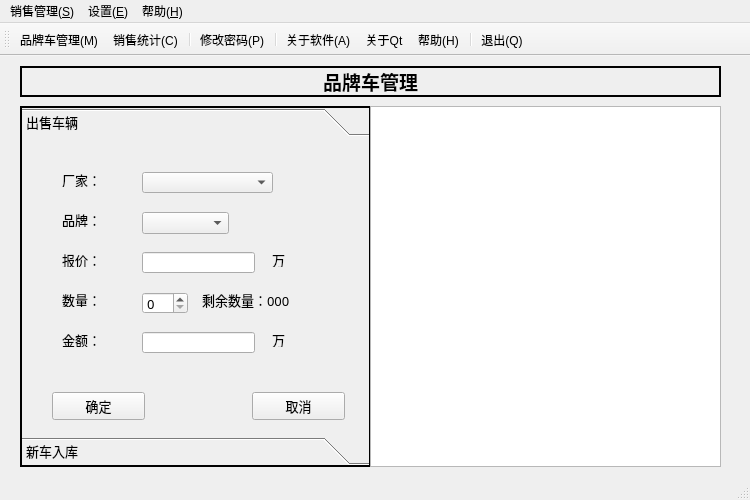
<?xml version="1.0" encoding="UTF-8"?>
<ui version="4.0">
 <class>CSMSClass</class>
 <widget class="QMainWindow" name="CSMSClass">
  <property name="geometry">
   <rect>
    <x>0</x>
    <y>0</y>
    <width>750</width>
    <height>500</height>
   </rect>
  </property>
  <property name="windowTitle">
   <string>CSMS</string>
  </property>
  <property name="windowIcon">
   <iconset>
    <normaloff>res/icon .ico</normaloff>res/icon .ico</iconset>
  </property>
  <property name="styleSheet">
   <string notr="true"/>
  </property>
  <widget class="QWidget" name="centralWidget">
   <widget class="QStackedWidget" name="stackedWidget">
    <property name="geometry">
     <rect>
      <x>10</x>
      <y>0</y>
      <width>721</width>
      <height>431</height>
     </rect>
    </property>
    <property name="font">
     <font>
      <weight>75</weight>
      <bold>true</bold>
     </font>
    </property>
    <property name="styleSheet">
     <string notr="true"/>
    </property>
    <property name="currentIndex">
     <number>0</number>
    </property>
    <widget class="QWidget" name="managePage">
     <widget class="QLabel" name="label">
      <property name="geometry">
       <rect>
        <x>10</x>
        <y>10</y>
        <width>701</width>
        <height>31</height>
       </rect>
      </property>
      <property name="font">
       <font>
        <family>宋体</family>
        <pointsize>14</pointsize>
        <weight>75</weight>
        <bold>true</bold>
       </font>
      </property>
      <property name="styleSheet">
       <string notr="true">background-image: url(:/new/prefix1/res/back09.jpg);</string>
      </property>
      <property name="frameShape">
       <enum>QFrame::WinPanel</enum>
      </property>
      <property name="text">
       <string>品牌车管理</string>
      </property>
      <property name="alignment">
       <set>Qt::AlignCenter</set>
      </property>
     </widget>
     <widget class="QToolBox" name="toolBox">
      <property name="geometry">
       <rect>
        <x>10</x>
        <y>50</y>
        <width>351</width>
        <height>361</height>
       </rect>
      </property>
      <property name="font">
       <font>
        <family>黑体</family>
        <pointsize>10</pointsize>
        <weight>50</weight>
        <bold>false</bold>
       </font>
      </property>
      <property name="styleSheet">
       <string notr="true">background-image: url(:/new/prefix1/res/back12.jpg);</string>
      </property>
      <property name="frameShape">
       <enum>QFrame::WinPanel</enum>
      </property>
      <property name="currentIndex">
       <number>0</number>
      </property>
      <widget class="QWidget" name="page">
       <property name="geometry">
        <rect>
         <x>0</x>
         <y>0</y>
         <width>347</width>
         <height>293</height>
        </rect>
       </property>
       <attribute name="label">
        <string>出售车辆</string>
       </attribute>
       <widget class="QLabel" name="label_2">
        <property name="geometry">
         <rect>
          <x>40</x>
          <y>30</y>
          <width>72</width>
          <height>15</height>
         </rect>
        </property>
        <property name="text">
         <string>厂家：</string>
        </property>
       </widget>
       <widget class="QLabel" name="label_3">
        <property name="geometry">
         <rect>
          <x>40</x>
          <y>70</y>
          <width>72</width>
          <height>15</height>
         </rect>
        </property>
        <property name="text">
         <string>品牌：</string>
        </property>
       </widget>
       <widget class="QLabel" name="label_4">
        <property name="geometry">
         <rect>
          <x>40</x>
          <y>110</y>
          <width>72</width>
          <height>15</height>
         </rect>
        </property>
        <property name="text">
         <string>报价：</string>
        </property>
       </widget>
       <widget class="QLabel" name="label_5">
        <property name="geometry">
         <rect>
          <x>40</x>
          <y>150</y>
          <width>72</width>
          <height>15</height>
         </rect>
        </property>
        <property name="text">
         <string>数量：</string>
        </property>
       </widget>
       <widget class="QLabel" name="label_6">
        <property name="geometry">
         <rect>
          <x>40</x>
          <y>190</y>
          <width>72</width>
          <height>15</height>
         </rect>
        </property>
        <property name="text">
         <string>金额：</string>
        </property>
       </widget>
       <widget class="QComboBox" name="sellFactoryComboBox">
        <property name="geometry">
         <rect>
          <x>120</x>
          <y>30</y>
          <width>131</width>
          <height>21</height>
         </rect>
        </property>
       </widget>
       <widget class="QComboBox" name="sellBrandComboBox">
        <property name="geometry">
         <rect>
          <x>120</x>
          <y>70</y>
          <width>87</width>
          <height>22</height>
         </rect>
        </property>
       </widget>
       <widget class="QLineEdit" name="sellPriceLineEdit">
        <property name="geometry">
         <rect>
          <x>120</x>
          <y>110</y>
          <width>113</width>
          <height>21</height>
         </rect>
        </property>
       </widget>
       <widget class="QSpinBox" name="sellNumSpinBox">
        <property name="geometry">
         <rect>
          <x>120</x>
          <y>150</y>
          <width>46</width>
          <height>22</height>
         </rect>
        </property>
       </widget>
       <widget class="QLineEdit" name="sellSumLineEdit">
        <property name="geometry">
         <rect>
          <x>120</x>
          <y>190</y>
          <width>113</width>
          <height>21</height>
         </rect>
        </property>
       </widget>
       <widget class="QLabel" name="label_7">
        <property name="geometry">
         <rect>
          <x>250</x>
          <y>110</y>
          <width>72</width>
          <height>15</height>
         </rect>
        </property>
        <property name="text">
         <string>万</string>
        </property>
       </widget>
       <widget class="QLabel" name="sellLastNumLabel">
        <property name="geometry">
         <rect>
          <x>180</x>
          <y>150</y>
          <width>131</width>
          <height>16</height>
         </rect>
        </property>
        <property name="text">
         <string>剩余数量：000</string>
        </property>
       </widget>
       <widget class="QLabel" name="label_9">
        <property name="geometry">
         <rect>
          <x>250</x>
          <y>190</y>
          <width>72</width>
          <height>15</height>
         </rect>
        </property>
        <property name="text">
         <string>万</string>
        </property>
       </widget>
       <widget class="QPushButton" name="sellOkBtn">
        <property name="geometry">
         <rect>
          <x>30</x>
          <y>250</y>
          <width>93</width>
          <height>28</height>
         </rect>
        </property>
        <property name="text">
         <string>确定</string>
        </property>
       </widget>
       <widget class="QPushButton" name="sellCancelBtn">
        <property name="geometry">
         <rect>
          <x>230</x>
          <y>250</y>
          <width>93</width>
          <height>28</height>
         </rect>
        </property>
        <property name="text">
         <string>取消</string>
        </property>
       </widget>
      </widget>
      <widget class="QWidget" name="page_3">
       <property name="geometry">
        <rect>
         <x>0</x>
         <y>0</y>
         <width>347</width>
         <height>293</height>
        </rect>
       </property>
       <attribute name="label">
        <string>新车入库</string>
       </attribute>
       <widget class="QLabel" name="label_10">
        <property name="geometry">
         <rect>
          <x>30</x>
          <y>30</y>
          <width>72</width>
          <height>15</height>
         </rect>
        </property>
        <property name="text">
         <string>厂家：</string>
        </property>
       </widget>
       <widget class="QLabel" name="label_11">
        <property name="geometry">
         <rect>
          <x>30</x>
          <y>90</y>
          <width>72</width>
          <height>15</height>
         </rect>
        </property>
        <property name="text">
         <string>品牌：</string>
        </property>
       </widget>
       <widget class="QLabel" name="label_12">
        <property name="geometry">
         <rect>
          <x>30</x>
          <y>150</y>
          <width>72</width>
          <height>15</height>
         </rect>
        </property>
        <property name="text">
         <string>数量：</string>
        </property>
       </widget>
       <widget class="QSpinBox" name="inNumSpinBox">
        <property name="geometry">
         <rect>
          <x>130</x>
          <y>150</y>
          <width>46</width>
          <height>22</height>
         </rect>
        </property>
       </widget>
       <widget class="QPushButton" name="addBtn">
        <property name="geometry">
         <rect>
          <x>30</x>
          <y>220</y>
          <width>93</width>
          <height>28</height>
         </rect>
        </property>
        <property name="text">
         <string>添加</string>
        </property>
       </widget>
       <widget class="QPushButton" name="cancleBtn2">
        <property name="geometry">
         <rect>
          <x>190</x>
          <y>220</y>
          <width>93</width>
          <height>28</height>
         </rect>
        </property>
        <property name="text">
         <string>取消</string>
        </property>
       </widget>
       <widget class="QComboBox" name="inFactoryComboBox">
        <property name="geometry">
         <rect>
          <x>130</x>
          <y>30</y>
          <width>121</width>
          <height>21</height>
         </rect>
        </property>
       </widget>
       <widget class="QComboBox" name="inBrandComboBox">
        <property name="geometry">
         <rect>
          <x>130</x>
          <y>90</y>
          <width>87</width>
          <height>22</height>
         </rect>
        </property>
       </widget>
      </widget>
     </widget>
     <widget class="QListWidget" name="dailyList">
      <property name="geometry">
       <rect>
        <x>360</x>
        <y>50</y>
        <width>351</width>
        <height>361</height>
       </rect>
      </property>
     </widget>
    </widget>
    <widget class="QWidget" name="chartPage">
     <widget class="QPushButton" name="updateBtn">
      <property name="geometry">
       <rect>
        <x>200</x>
        <y>50</y>
        <width>101</width>
        <height>28</height>
       </rect>
      </property>
      <property name="text">
       <string>更新显示</string>
      </property>
     </widget>
     <widget class="QComboBox" name="factoryComboBox">
      <property name="geometry">
       <rect>
        <x>20</x>
        <y>50</y>
        <width>161</width>
        <height>21</height>
       </rect>
      </property>
     </widget>
     <widget class="QLabel" name="label_8">
      <property name="geometry">
       <rect>
        <x>0</x>
        <y>10</y>
        <width>711</width>
        <height>31</height>
       </rect>
      </property>
      <property name="font">
       <font>
        <family>宋体</family>
        <pointsize>14</pointsize>
        <weight>75</weight>
        <bold>true</bold>
       </font>
      </property>
      <property name="styleSheet">
       <string notr="true">background-image: url(:/new/prefix1/res/back10.jpg);</string>
      </property>
      <property name="frameShape">
       <enum>QFrame::StyledPanel</enum>
      </property>
      <property name="text">
       <string>销售统计</string>
      </property>
      <property name="alignment">
       <set>Qt::AlignCenter</set>
      </property>
     </widget>
    </widget>
   </widget>
  </widget>
  <widget class="QMenuBar" name="menuBar">
   <property name="geometry">
    <rect>
     <x>0</x>
     <y>0</y>
     <width>750</width>
     <height>26</height>
    </rect>
   </property>
   <widget class="QMenu" name="menu_S">
    <property name="title">
     <string>销售管理(&amp;S)</string>
    </property>
    <addaction name="manageAction"/>
    <addaction name="chartAction"/>
    <addaction name="separator"/>
    <addaction name="quitAction"/>
   </widget>
   <widget class="QMenu" name="menu_C">
    <property name="title">
     <string>设置(&amp;E)</string>
    </property>
    <addaction name="changePasswordAction"/>
    <addaction name="separator"/>
   </widget>
   <widget class="QMenu" name="menu_a">
    <property name="title">
     <string>帮助(&amp;H)</string>
    </property>
    <addaction name="aboutQtAction"/>
    <addaction name="aboutSoftwareAction"/>
    <addaction name="separator"/>
    <addaction name="helpAction"/>
   </widget>
   <addaction name="menu_S"/>
   <addaction name="menu_C"/>
   <addaction name="menu_a"/>
  </widget>
  <widget class="QToolBar" name="mainToolBar">
   <attribute name="toolBarArea">
    <enum>TopToolBarArea</enum>
   </attribute>
   <attribute name="toolBarBreak">
    <bool>false</bool>
   </attribute>
   <addaction name="manageAction"/>
   <addaction name="chartAction"/>
   <addaction name="separator"/>
   <addaction name="changePasswordAction"/>
   <addaction name="separator"/>
   <addaction name="aboutSoftwareAction"/>
   <addaction name="aboutQtAction"/>
   <addaction name="helpAction"/>
   <addaction name="separator"/>
   <addaction name="quitAction"/>
  </widget>
  <widget class="QStatusBar" name="statusBar"/>
  <action name="manageAction">
   <property name="icon">
    <iconset resource="csms.qrc">
     <normaloff>:/new/prefix1/res/edit.png</normaloff>:/new/prefix1/res/edit.png</iconset>
   </property>
   <property name="text">
    <string>品牌车管理(&amp;M)</string>
   </property>
  </action>
  <action name="chartAction">
   <property name="icon">
    <iconset resource="csms.qrc">
     <normaloff>:/new/prefix1/res/chart.png</normaloff>:/new/prefix1/res/chart.png</iconset>
   </property>
   <property name="text">
    <string>销售统计(&amp;C)</string>
   </property>
  </action>
  <action name="quitAction">
   <property name="icon">
    <iconset resource="csms.qrc">
     <normaloff>:/new/prefix1/res/switch.png</normaloff>:/new/prefix1/res/switch.png</iconset>
   </property>
   <property name="text">
    <string>退出(&amp;Q)</string>
   </property>
  </action>
  <action name="changePasswordAction">
   <property name="icon">
    <iconset resource="csms.qrc">
     <normaloff>:/new/prefix1/res/changepass.png</normaloff>:/new/prefix1/res/changepass.png</iconset>
   </property>
   <property name="text">
    <string>修改密码(&amp;P)</string>
   </property>
  </action>
  <action name="aboutQtAction">
   <property name="icon">
    <iconset resource="csms.qrc">
     <normaloff>:/new/prefix1/res/Qt.png</normaloff>:/new/prefix1/res/Qt.png</iconset>
   </property>
   <property name="text">
    <string>关于Qt</string>
   </property>
  </action>
  <action name="aboutSoftwareAction">
   <property name="icon">
    <iconset resource="csms.qrc">
     <normaloff>:/new/prefix1/res/icon .ico</normaloff>:/new/prefix1/res/icon .ico</iconset>
   </property>
   <property name="text">
    <string>关于软件(&amp;A)</string>
   </property>
  </action>
  <action name="helpAction">
   <property name="icon">
    <iconset resource="csms.qrc">
     <normaloff>:/new/prefix1/res/help.png</normaloff>:/new/prefix1/res/help.png</iconset>
   </property>
   <property name="text">
    <string>帮助(&amp;H)</string>
   </property>
  </action>
 </widget>
 <layoutdefault spacing="6" margin="11"/>
 <resources>
  <include location="csms.qrc"/>
 </resources>
 <connections/>
</ui>
